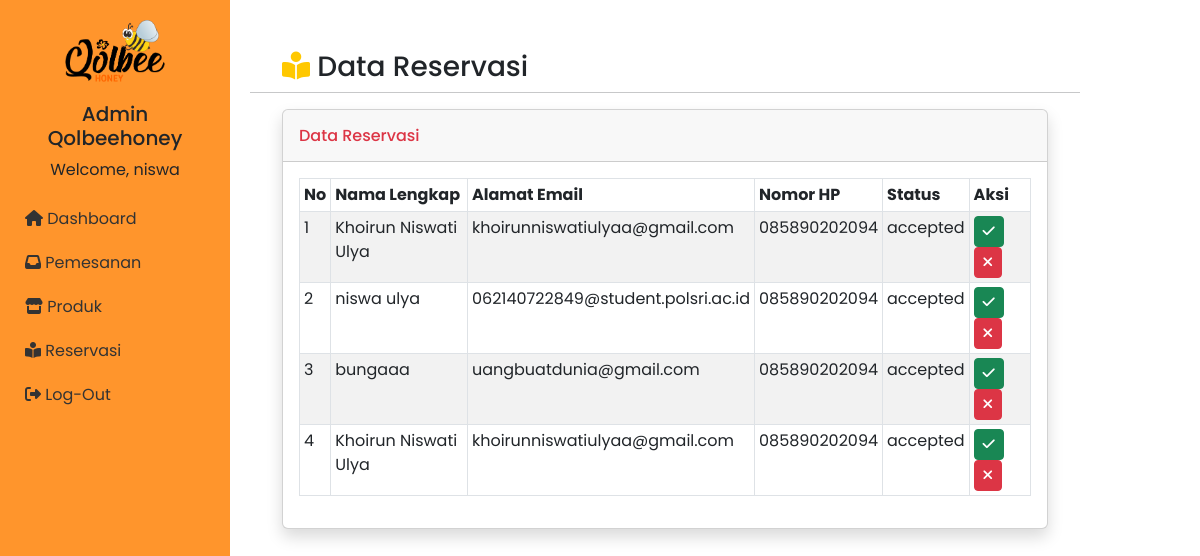
Page /rsvpindex.php on the committed database.
### tables this page shows
CREATE TABLE `formulir` (
  `id` int(11) NOT NULL,
  `nama` varchar(255) DEFAULT NULL,
  `email` varchar(35) DEFAULT NULL,
  `nomor` varchar(20) DEFAULT NULL,
  `status` enum('accepted','rejected') DEFAULT NULL
);

### rsvpindex.php (the view, shortened to what this page needs)
<!DOCTYPE html>
<html lang="en">
<head>
       <link rel="stylesheet" type="text/css" href="https://cdn.jsdelivr.net/npm/bootstrap@5.3.0-alpha3/dist/css/bootstrap.min.css">
    <link
      rel="stylesheet"
      href="https://cdnjs.cloudflare.com/ajax/libs/font-awesome/6.3.0/css/all.min.css"
    />
    <link rel="stylesheet" href="https://cdn.jsdelivr.net/npm/feather-icons/dist/feather.min.css">
    <link rel="stylesheet" href="css/adm.css">
</head>
<body>
    <div class="sidebar">
        <div class="logo">
             <a href="index.php"><img src="images/logo.png" alt="Logo"></a>
        </div>
        <div class="admin-name">
            <h5>Admin Qolbeehoney</h5>
            <?php
          include 'connect.php';
          $admin = mysqli_query($koneksi, "select * from admin");
          $a = mysqli_fetch_object($admin);
        ?>Welcome, <?php echo $a->name?></a>
        </div>
<ul class="menu">
            <li><a href="board.php"><i class="fa-sharp fa-solid fa-house "></i><span>  Dashboard</span></a></li>
            <li><a href="orderindex.php"><i class="fa-solid fa-inbox"></i>    Pemesanan</a></li>
            <li><a href="produkindex.php"><i class="fa-solid fa-store"></i>    Produk</a></li>
            <li><a href="#"><i class="fa-solid fa-book-open-reader"></i>    Reservasi</a></li>
            <li><a href="login.php"><i class="fa-solid fa-right-from-bracket"></i> Log-Out</a></li>
        </ul>
    </div>
    <div class="row">
      <h3><i class="fa-solid fa-book-open-reader" style="color: #ffc800;"></i> Data Reservasi</h3><hr>
          <div class="col">
            <div class="card shadow mb-4">
              <div class="card-header py-3 d-flex flex-row align-items-center justify-content-between">
                <h6 class="m-0 font-weight-bold text-danger">Data Reservasi</h6>
              </div>
              <div class="card-body">
                <div class="table-responsive">
                  <table class="table table-bordered table-striped table-sm" id="produk" width="100%" cellspacing="0">
                    <thead>
                      <tr>
                        <th>No</th>
                        <th>Nama Lengkap</th>
                        <th>Alamat Email</th>
                        <th>Nomor HP</th>
                        <th>Status</th>
                        <th>Aksi</th>
                      </tr>
                    </thead>
                    <tbody>
                      <?php
                      include 'connect.php';
                      $product = mysqli_query($koneksi, "select * from formulir");
                      $no = 1;
                      while($row=$product->fetch_object()){
                      ?>
                        <tr>
                          <td><?php echo $no++; ?></td>
                          <td><?php echo $row->nama; ?></td>
                          <td><?php echo $row->email; ?></td>
                          <td><?php echo $row->nomor; ?></td>
                          <td><?php echo $row->status; ?></td>
                           <td>
        <button class="btn btn-success btn-sm" onclick="changeStatus(<?php echo $row->id; ?>, 'accepted')"><i class="fa-solid fa-check"></i></button>
        <button class="btn btn-danger btn-sm" onclick="changeStatus(<?php echo $row->id; ?>, 'rejected')"><i class="fa-solid fa-xmark"></i></button>
      </td>
                        </tr>
                      <?php } ?>
                    </tbody>
                  </table>
                </div>
              </div>
            </div>
          </div>
        </div>
</body>
</html>

### css/adm.css (style rules this page uses)
body { margin: 0; padding: 0; font-family: "Poppins", sans-serif; }
.sidebar { position: fixed; left: 0; top: 0; bottom: 0; width: 230px; background-color: #ff952c; padding: 20px; overflow-y: auto; }
.sidebar .logo { text-align: center; margin-bottom: 20px; }
.sidebar .logo img { width: 100px; height: auto; }
.sidebar .admin-name { text-align: center; margin-bottom: 20px; }
.sidebar .menu { list-style-type: none; margin: 0; padding: 0; }
.sidebar .menu li { margin-bottom: 10px; }
.sidebar .menu li a { color: #333; text-decoration: none; display: block; padding: 5px; }

### rsvpindex.php (style rules this page uses)
.row { --bs-gutter-x: 4rem; --bs-gutter-y: 0; display: flex; flex-wrap: wrap; margin-top: 50px; margin-right: 10%; margin-left: 250px; }

### rows in the picture
formulir: nama "Khoirun Niswati Ulya", email "khoirunniswatiulyaa@gmail.com", nomor "085890202094", status "accepted"
formulir: nama "niswa ulya", email "062140722849@student.polsri.ac.id", nomor "085890202094", status "accepted"
formulir: nama "bungaaa", email "uangbuatdunia@gmail.com", nomor "085890202094", status "accepted"
formulir: nama "Khoirun Niswati Ulya", email "khoirunniswatiulyaa@gmail.com", nomor "085890202094", status "accepted"

### other values in the picture
$a->name "niswa"
